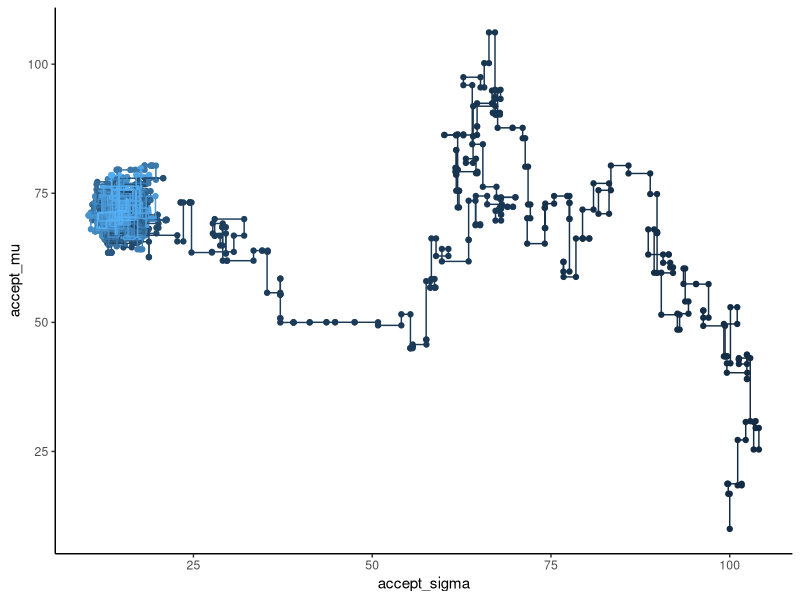
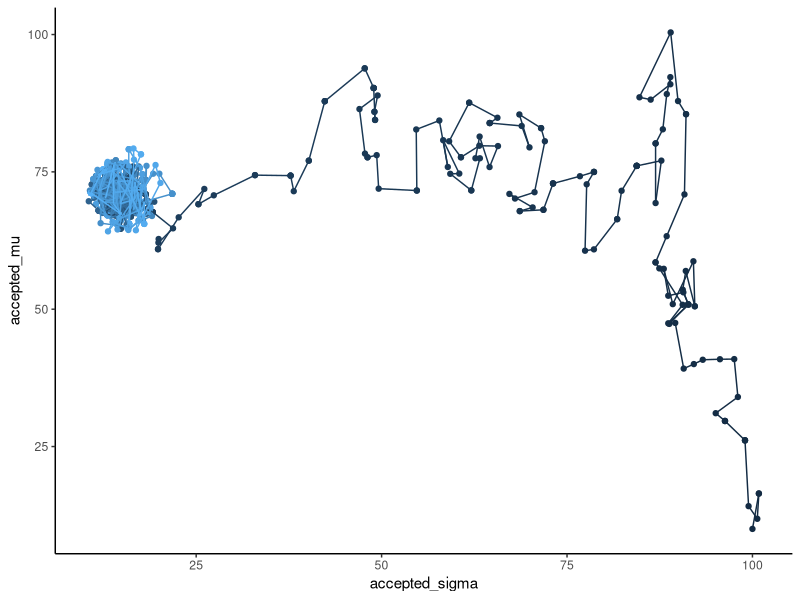

The R script that drew these images, in order:
## ---- chunk 1
library(tidyverse)
## ---- chunk 2
gibbs_sampling <- function(data, proposed_mu, proposed_sigma, niter = 500){
  
  proposed_param = data.frame(proposed_mu = proposed_mu, proposed_sigma = proposed_sigma)
  accept_param = data.frame(accept_mu = proposed_mu, accept_sigma = proposed_sigma)
  
  current_mu = proposed_mu
  current_sigma = proposed_sigma
  
  for(i in 1:niter){
    
    # Proposal for mu ====
    proposal_draw = rnorm(1, 0, 5)
    
    # Compare the earlier proposal value for mu with the new. 
    candidate1 = sum(log(dnorm(data, current_mu, current_sigma)))
    candidate2 = sum(log(dnorm(data, current_mu + proposal_draw, current_sigma)))
    proposed_param = proposed_param %>%
      bind_rows(data.frame(proposed_mu = current_mu + proposal_draw, proposed_sigma = current_sigma))
    
    # If new proposed value gives you a higher chance of observing first_value, accept it. Otherwise, accept new proposal with probability proportionate to how much lower the posterior is compared to the original proposal. This prevents getting stuck in local maxima.
    if(candidate2 > candidate1){
      current_mu = current_mu + proposal_draw
    } else {
      if(runif(1, 0, 1) <= (exp(candidate2 - candidate1))){
        current_mu = current_mu + proposal_draw
      }
    }
    accept_param = accept_param %>%
      bind_rows(data.frame(accept_mu = current_mu, accept_sigma = current_sigma))
    
    # Proposal for sigma ====
    
    proposal_draw = rnorm(1, 0, 2)
    
    # Compare the earlier proposal value for mu with the new. 
    candidate1 = sum(log(dnorm(data, current_mu, current_sigma)))
    candidate2 = sum(log(dnorm(data, current_mu, current_sigma + proposal_draw)))
    proposed_param = proposed_param %>%
      bind_rows(data.frame(proposed_mu = current_mu, proposed_sigma = current_sigma + proposal_draw))
    # If new proposed value gives you a higher chance of observing first_value, accept it. Otherwise, accept new proposal with probability proportionate to how much lower the posterior is compared to the original proposal. This prevents getting stuck in local maxima.
    if(candidate2 > candidate1){
      current_sigma = current_sigma + proposal_draw
    } else {
      if(runif(1, 0, 1) <= (exp(candidate2 - candidate1))){
        current_sigma = current_sigma + proposal_draw
      }
    }
    accept_param = accept_param %>%
      bind_rows(data.frame(accept_mu = current_mu, accept_sigma = current_sigma))
    
  }
  return(proposed_param %>% bind_cols(accept_param))
}
## ---- chunk 3
metropolis_algo_multiDim <- function(data, proposed_mu, proposed_sigma, niter = 500){
  mu_vector = c(proposed_mu)
  new_mu = c(proposed_mu)
  
  sigma_vector = c(proposed_sigma)
  new_sigma = c(proposed_sigma)
  
  for(i in 1:niter){ #do x runs
    proposal_draw_mu = rnorm(1, 0, 5)# We define an arbitrary proposal mechanism; in this case, you draw from a normal distribution with mean 0 and sd 5
    proposal_draw_sigma = rnorm(1, 0, 2)
    
    # Compare the earlier proposal value for mu with the new. 
    candidate1 = sum(log(dnorm(data, proposed_mu, proposed_sigma)))
    candidate2 = sum(log(dnorm(data, proposed_mu + proposal_draw_mu, proposed_sigma + proposal_draw_sigma)))
    
    new_mu = c(new_mu, proposed_mu + proposal_draw_mu)
    new_sigma = c(new_sigma, proposed_sigma + proposal_draw_sigma)
    
    # If new proposed value gives you a higher chance of observing first_value, accept it. Otherwise, accept new proposal with probability proportionate to how much lower the posterior is compared to the original proposal. This prevents getting stuck in local maxima.
    if(candidate2 > candidate1){
      proposed_mu = proposed_mu + proposal_draw_mu
      proposed_sigma = proposed_sigma + proposal_draw_sigma
    } else {
      if(runif(1, 0, 1) <= (exp(candidate2 - candidate1))){
        proposed_mu = proposed_mu + proposal_draw_mu
        proposed_sigma = proposed_sigma + proposal_draw_sigma
      }
    }
    
    # Store each winning proposal to a vector
    mu_vector = c(mu_vector, proposed_mu)
    sigma_vector = c(sigma_vector, proposed_sigma)
  }
  return(data.frame(mu_vector) %>% cbind(new_mu) %>% cbind(sigma_vector) %>% cbind(new_sigma) %>% `colnames<-`(c('accepted_mu', 'proposed_mu', 'accepted_sigma', 'proposed_sigma')))
}
## ---- chunk 4
set.seed(1)
student_results <- rnorm(n = 30, mean = 70, sd = 15)
student_results[student_results > 100] = 100
## ---- chunk 5
gibbs_sampling(student_results, proposed_mu = 10, proposed_sigma = 100, niter = 1000) %>%
  mutate(series = 1:2001) %>%
  ggplot(aes(x = accept_sigma, y = accept_mu, colour = series)) +
  geom_point() +
  geom_path() +
  theme_classic() +
  theme(legend.position = 'none')
## ---- chunk 6
metropolis_algo_multiDim(student_results, proposed_mu = 10, proposed_sigma = 100, niter = 1000) %>%
  mutate(series = 1:1001) %>%
  ggplot(aes(x = accepted_sigma, y = accepted_mu, colour = series)) +
  geom_point() +
  geom_path() +
  theme_classic() +
  theme(legend.position = 'none')
